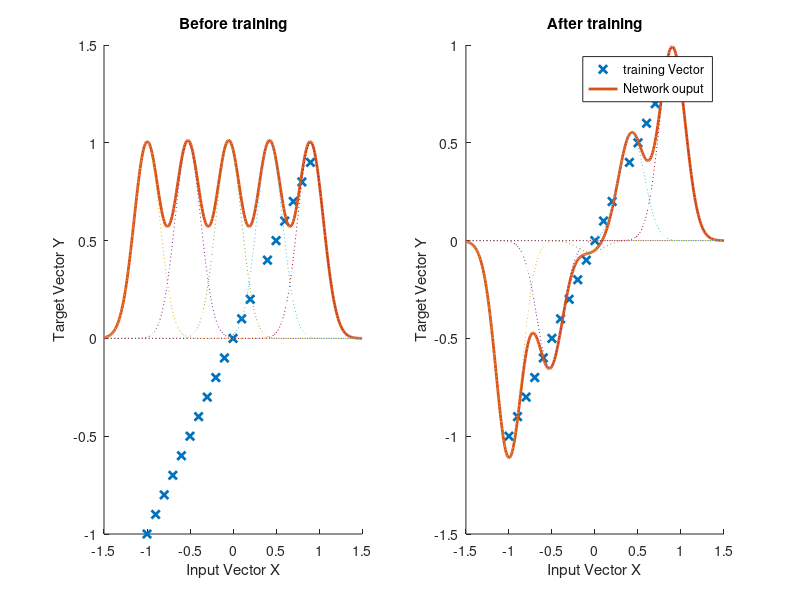

Recreate this plot in MATLAB.
%% RBF: 1 input, 1 output, 1 hidden layer, 
% %%%%%%%%%%%%%%%%%%%%%%%%%%%%%%%%%%%%%%%%%%%%%%%%%%%%%%%%%%%%
% This Script is for the Exercise for Soft Control and should help 
% understand the Radial Basis Function Network. 
% Some useful Functions are given as well as the Outline of the Script.
% Please fill in all blanks as indicated by comments.
%%%%%%%%%%%%%%%%%%%%%%%%%%%%%%%%%%%%%%%%%%%%%%%%%%%%%%%%%%%%%%%%%%%%
%%
clear;
close all;

% Data with or without  noise
load RBF_Data.mat
% load RBF_Data_with_noise.mat
% change Y to the function you like
Y = X;
training_points = [X,Y];

% number of hidden neurons
K = 5;   
% initial centers of the activation functions are equally distributed
My = X(1):(X(end)-X(1))/(K-1):X(end); 

% The activation function is a radial basis function
activation_func = @(x,my,sigma) (exp(-(x-my).^2/2/sigma^2)); %Gauss function
% allowed range to training data 
range = -1.5:.01:1.5;
% adjust the given range to the X values in training data
% so that range(X_index) is almost equal X
X_index=zeros(length(X),1);
for i=1:length(X)
  [~,X_index(i)] = min(abs(range-X(i,1))); 
end
% define the value of the radial basis function in each neuron before the training
hiddenlayer_visual_start=zeros(K,length(range));
for i=1:K
    hiddenlayer_visual_start(i,:)=activation_func(range,My(i),0.15);
end
% build F matrix before the trainig
F=hiddenlayer_visual_start(:,X_index)';
% define the weighting factors by applying the least square approach
W=(F'*F)^-1*F'*Y;
% define the value of the radial basis function in each neuron ater the training
hiddenlayer_visual_end=zeros(K,length(range));
for i=1:K
    hiddenlayer_visual_end(i,:)=W(i)*activation_func(range,My(i),0.15);
end
result=sum(hiddenlayer_visual_end,1);
result_start=sum(hiddenlayer_visual_start,1);

figure
hold on
subplot(1,2,1)
hold on;
title('Before training');
xlabel('Input Vector X');
ylabel('Target Vector Y');

 
plot(X,Y,'x','LineWidth',2);
plot(range, result_start,'LineWidth',2);
plot(range,hiddenlayer_visual_start,':')

subplot(1,2,2)
hold on;
title('After training');
xlabel('Input Vector X');
ylabel('Target Vector Y')

 
plot(X,Y,'x','LineWidth',2);
plot(range, result,'LineWidth',2);
% plot(X_val,Y_val,'*','LineWidth',2);
plot(range,hiddenlayer_visual_end,':')
% legend('training Vector','Network ouput','Verification','location','Best');
legend('training Vector','Network ouput','location','Best');